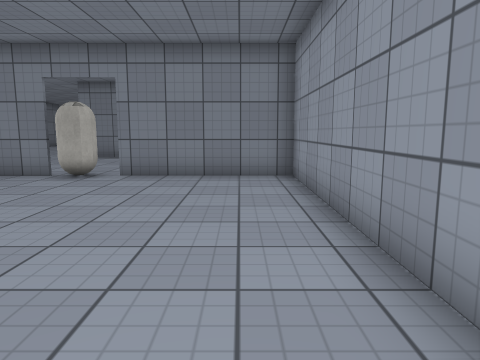
view 1 (above)

17 first-person views from a walk through a Unity game level. The camera is 1.2 m above the floor, tilts 8° down and sees 70° across. The floor is counted in squares, 1 m on a side. Each view is taken from the middle of a square. On the plan, view 1 faces up. The plan holds only what a view shows up to about 14 squares ahead; the rest is blank. The place goes on beyond the plan. The player character is not drawn. Surface patterns are stand-ins for the level's own textures.

view 2
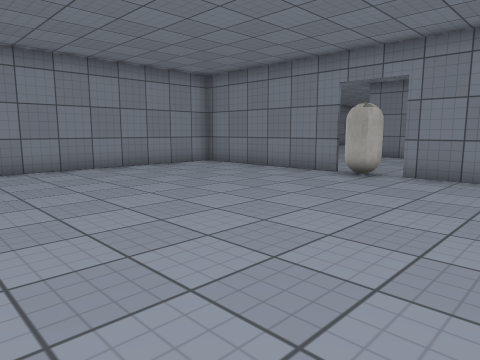

view 3
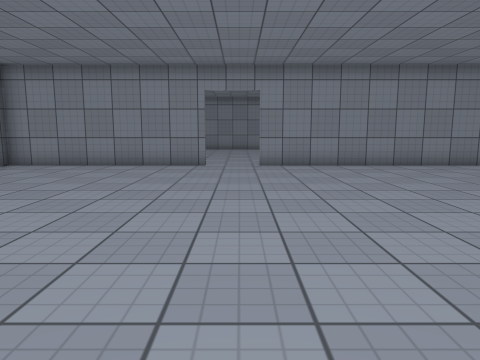

view 4
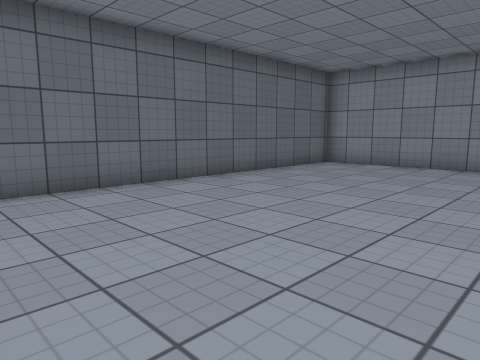

view 5
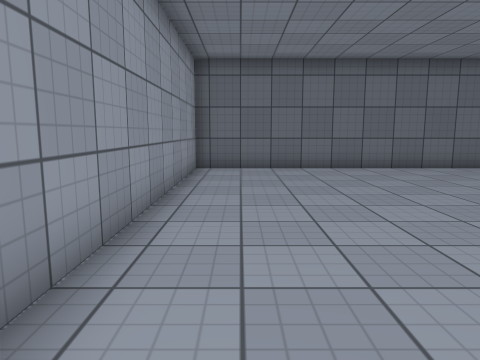

view 6
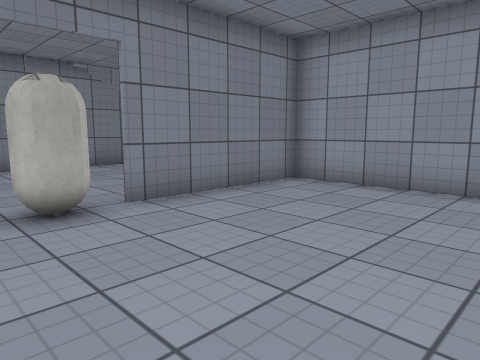

view 7
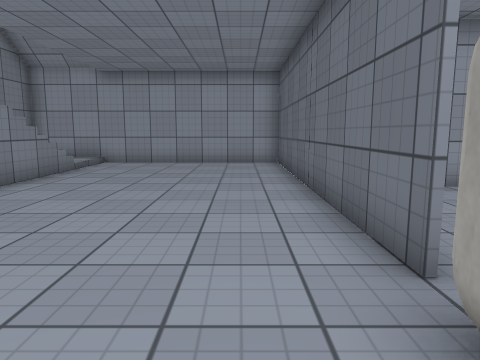

view 8
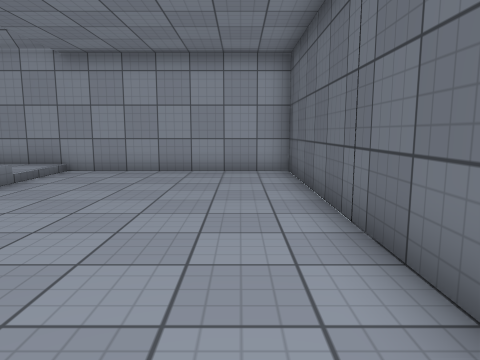

view 9
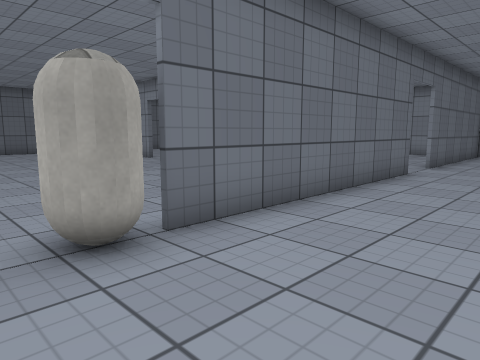

view 10
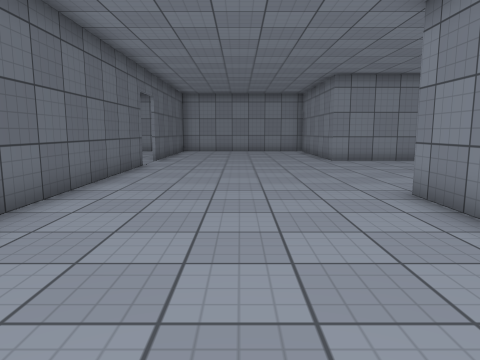

view 11
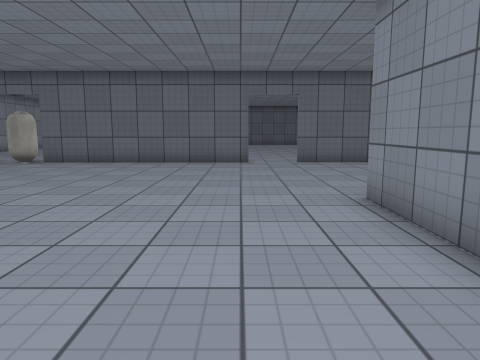

view 12
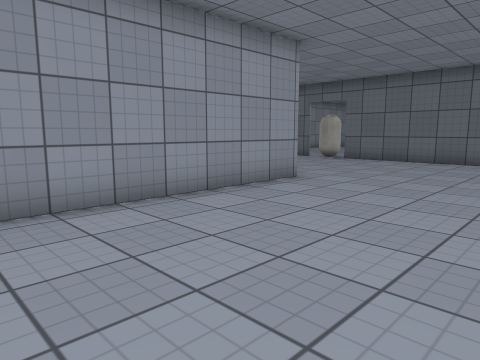

view 13
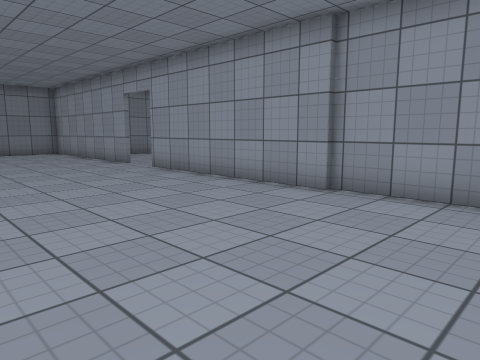

view 14
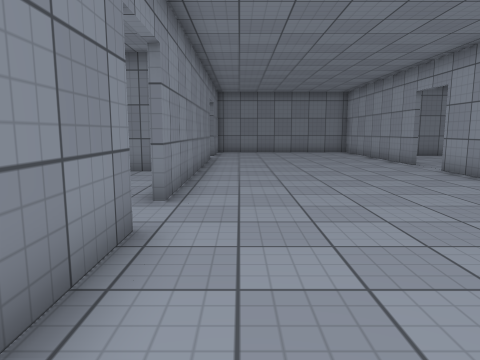

view 15
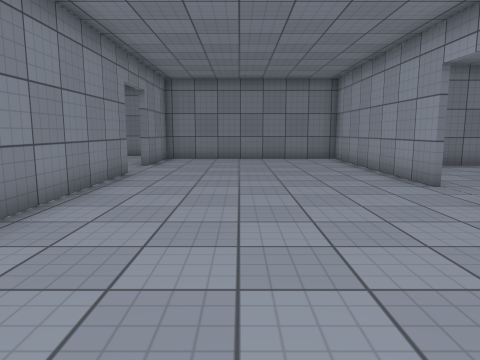

view 16
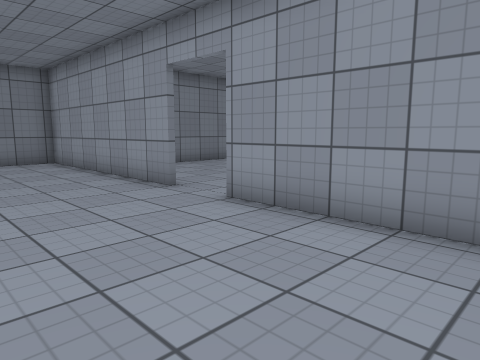

view 17
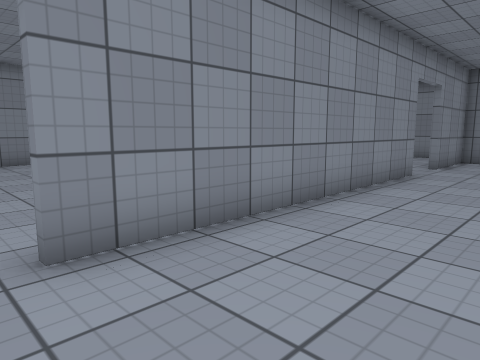

### Floor plan
Points are (right, up) in squares from view 1. A wall is a line through its corners. A room is listed if a view was taken in it or the views show most of it. See-through windows are left out.
Room 1 (views 1, 2, 3, 4, 5, 6)
walls: (-11.3, -1.2) (-11.3, -8.3) (1.5, -8.3) (1.5, 9.4) (-3.4, 9.4); (-5.4, 9.4) (-10.8, 9.4); (-11.3, 8.9) (-11.3, 0.6)
ways out: gap at (-3, 9) to room 2; opening at (-11, -0.5)
Room 2 (views 7, 8, 9, 10, 11, 12, 13, 14, 15, 16, 17)
walls: (-7.7, 23.6) (-7.7, 30.8); (-7.5, 16.2) (-7.5, 23.8); (-15.3, 19.9) (-15.3, 16.8); (-15.3, 24.1) (-15.3, 21.6); (-3.4, 9.5) (7.5, 9.5) (7.5, 19) (6.4, 19); (-13.4, 9.5) (-5.4, 9.5); (-7.7, 32.5) (-7.7, 39.5); (-15.3, 35.1) (-15.3, 25.8); (-15.3, 39.5) (-15.3, 37.1)
ways out: gap at (-3, 9) to room 1; opening at (-14.5, 9); opening at (-8, 31.5)
objects: capsule (-5, 9) to (-4, 10)

Positions as (right, up) in squares from view 1, and headings:
1: (0, 0), facing up
2: (0, 0), facing up-left
3: (1, 0), facing left
4: (1, -1), facing down-left
5: (0, 3), facing down
6: (-6, 4), facing up-right
7: (-6, 11), facing right
8: (-3, 11), facing right
9: (-3, 13), facing down-left
10: (-1, 13), facing left
11: (-13, 23), facing down
12: (-13, 24), facing down-right
13: (-14, 20), facing up-right
14: (-14, 20), facing up
15: (-12, 25), facing up
16: (-12, 26), facing up-right
17: (-12, 25), facing up-left
